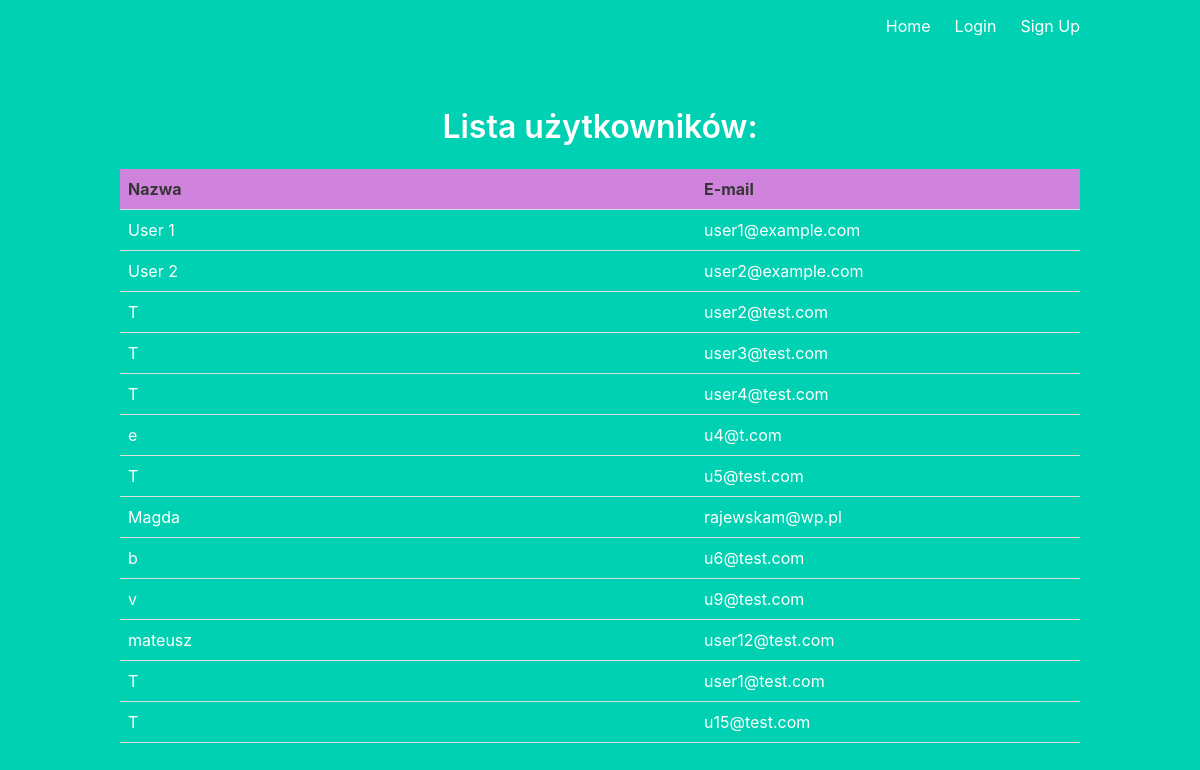
Screenshot of /users with the database file from the repository.
### app/models.py (models this page shows, shortened)
class User(UserMixin, db.Model):
    id = db.Column(db.Integer, primary_key=True)
    email = db.Column(db.String(100), unique=True, nullable=False)
    password = db.Column(db.String(1000), nullable=False)
    name = db.Column(db.String(1000), nullable=False)
    task_list = db.relationship('TaskList', backref='user', lazy=True)

### app/main/routes.py (the view)
@bp.route('/users')
def users():
    users = User.query.all()
    return render_template('users.html', users=users)

### app/templates/users.html
{% extends "base.html" %}
{% block content %}
 <h1 class="title">Lista użytkowników:</h1>
    <table style="border-collapse: collapse; width: 100%;">
        <tr>
            <th style = 'text-align: left; padding: 8px; border-bottom: 1px solid #ddd; background-color: #d083dc;'>Nazwa</th>
            <th style = 'text-align: left; padding: 8px; border-bottom: 1px solid #ddd; background-color: #d083dc;'>E-mail</th>
        </tr>
        {% for user in users %}
        <tr>
            <td style = 'text-align: left; padding: 8px; border-bottom: 1px solid #ddd; width: 60%;'>{{ user.name }}</td>
            <td style = 'text-align: left; padding: 8px; border-bottom: 1px solid #ddd; width: 40%;'>{{ user.email }}</td>
        </tr>
        {% endfor %}
    </table>
{% endblock %}

### app/templates/base.html (shortened to what this page needs)
<!DOCTYPE html>
<html lang="en">
<head>
    <link rel="stylesheet" href="https://cdnjs.cloudflare.com/ajax/libs/bulma/0.7.2/css/bulma.min.css" />
</head>
<body>
    <section class="hero is-primary is-fullheight">
        <div class="hero-head">
            <nav class="navbar">
                <div class="container">
                    <div id="navbarMenuHeroA" class="navbar-menu">
                        <div class="navbar-end">
                            <a href="{{ url_for('main.index') }}" class="navbar-item">
                                Home
                            </a>
                            <a href="{{ url_for('main.login') }}" class="navbar-item">
                                Login
                            </a>
                            <a href="{{ url_for('main.signup') }}" class="navbar-item">
                                Sign Up
                            </a>
                        </div>
                    </div>
                </div>
            </nav>
        </div>
        <div class="hero-body">
            <div class="container has-text-centered">
               {% block content %}
               {% endblock %}
            </div>
        </div>
    </section>
</body>
</html>

### rows the page displays
User: name "User 1", email "user1@example.com"
User: name "User 2", email "user2@example.com"
User: name "T", email "user2@test.com"
User: name "T", email "user3@test.com"
User: name "T", email "user4@test.com"
User: name "e", email "u4@t.com"
User: name "T", email "u5@test.com"
User: name "Magda", email "rajewskam@wp.pl"
User: name "b", email "u6@test.com"
User: name "v", email "u9@test.com"
User: name "mateusz", email "user12@test.com"
User: name "T", email "user1@test.com"
User: name "T", email "u15@test.com"
